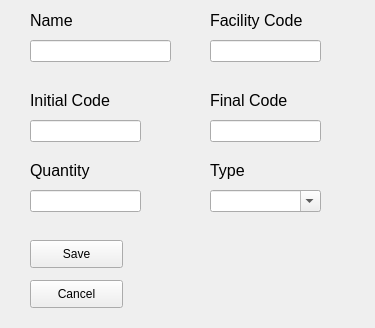
<?xml version="1.0" encoding="UTF-8"?>
<ui version="4.0">
 <class>editorder</class>
 <widget class="QWidget" name="editorder">
  <property name="geometry">
   <rect>
    <x>0</x>
    <y>0</y>
    <width>375</width>
    <height>328</height>
   </rect>
  </property>
  <property name="windowTitle">
   <string>Edit Order</string>
  </property>
  <widget class="QLabel" name="LBname">
   <property name="geometry">
    <rect>
     <x>30</x>
     <y>10</y>
     <width>71</width>
     <height>21</height>
    </rect>
   </property>
   <property name="font">
    <font>
     <pointsize>12</pointsize>
    </font>
   </property>
   <property name="text">
    <string>Name</string>
   </property>
  </widget>
  <widget class="QLabel" name="LBic">
   <property name="geometry">
    <rect>
     <x>30</x>
     <y>90</y>
     <width>111</width>
     <height>21</height>
    </rect>
   </property>
   <property name="font">
    <font>
     <pointsize>12</pointsize>
    </font>
   </property>
   <property name="text">
    <string>Initial Code</string>
   </property>
  </widget>
  <widget class="QLabel" name="LBfac">
   <property name="geometry">
    <rect>
     <x>210</x>
     <y>10</y>
     <width>121</width>
     <height>21</height>
    </rect>
   </property>
   <property name="font">
    <font>
     <pointsize>12</pointsize>
    </font>
   </property>
   <property name="text">
    <string>Facility Code</string>
   </property>
  </widget>
  <widget class="QLabel" name="LBfc">
   <property name="geometry">
    <rect>
     <x>210</x>
     <y>90</y>
     <width>101</width>
     <height>21</height>
    </rect>
   </property>
   <property name="font">
    <font>
     <pointsize>12</pointsize>
    </font>
   </property>
   <property name="text">
    <string>Final Code</string>
   </property>
  </widget>
  <widget class="QLabel" name="LBquant">
   <property name="geometry">
    <rect>
     <x>30</x>
     <y>160</y>
     <width>101</width>
     <height>21</height>
    </rect>
   </property>
   <property name="font">
    <font>
     <pointsize>12</pointsize>
    </font>
   </property>
   <property name="text">
    <string>Quantity</string>
   </property>
  </widget>
  <widget class="QLabel" name="LBtype">
   <property name="geometry">
    <rect>
     <x>210</x>
     <y>160</y>
     <width>101</width>
     <height>21</height>
    </rect>
   </property>
   <property name="font">
    <font>
     <pointsize>12</pointsize>
    </font>
   </property>
   <property name="text">
    <string>Type</string>
   </property>
  </widget>
  <widget class="QLineEdit" name="LEname">
   <property name="geometry">
    <rect>
     <x>30</x>
     <y>40</y>
     <width>141</width>
     <height>22</height>
    </rect>
   </property>
   <property name="font">
    <font>
     <pointsize>6</pointsize>
    </font>
   </property>
  </widget>
  <widget class="QLineEdit" name="LEfac">
   <property name="geometry">
    <rect>
     <x>210</x>
     <y>40</y>
     <width>111</width>
     <height>22</height>
    </rect>
   </property>
  </widget>
  <widget class="QLineEdit" name="LEic">
   <property name="geometry">
    <rect>
     <x>30</x>
     <y>120</y>
     <width>111</width>
     <height>22</height>
    </rect>
   </property>
  </widget>
  <widget class="QLineEdit" name="LEfc">
   <property name="geometry">
    <rect>
     <x>210</x>
     <y>120</y>
     <width>111</width>
     <height>22</height>
    </rect>
   </property>
  </widget>
  <widget class="QLineEdit" name="LEquant">
   <property name="geometry">
    <rect>
     <x>30</x>
     <y>190</y>
     <width>111</width>
     <height>22</height>
    </rect>
   </property>
  </widget>
  <widget class="QComboBox" name="CBtype">
   <property name="geometry">
    <rect>
     <x>210</x>
     <y>190</y>
     <width>111</width>
     <height>22</height>
    </rect>
   </property>
   <property name="editable">
    <bool>true</bool>
   </property>
  </widget>
  <widget class="QPushButton" name="PBedit">
   <property name="geometry">
    <rect>
     <x>30</x>
     <y>240</y>
     <width>93</width>
     <height>28</height>
    </rect>
   </property>
   <property name="text">
    <string>Save</string>
   </property>
  </widget>
  <widget class="QPushButton" name="PBcancel">
   <property name="geometry">
    <rect>
     <x>30</x>
     <y>280</y>
     <width>93</width>
     <height>28</height>
    </rect>
   </property>
   <property name="text">
    <string>Cancel</string>
   </property>
  </widget>
  <widget class="QLabel" name="LBimage">
   <property name="geometry">
    <rect>
     <x>190</x>
     <y>230</y>
     <width>131</width>
     <height>91</height>
    </rect>
   </property>
   <property name="text">
    <string/>
   </property>
  </widget>
 </widget>
 <resources/>
 <connections/>
</ui>
